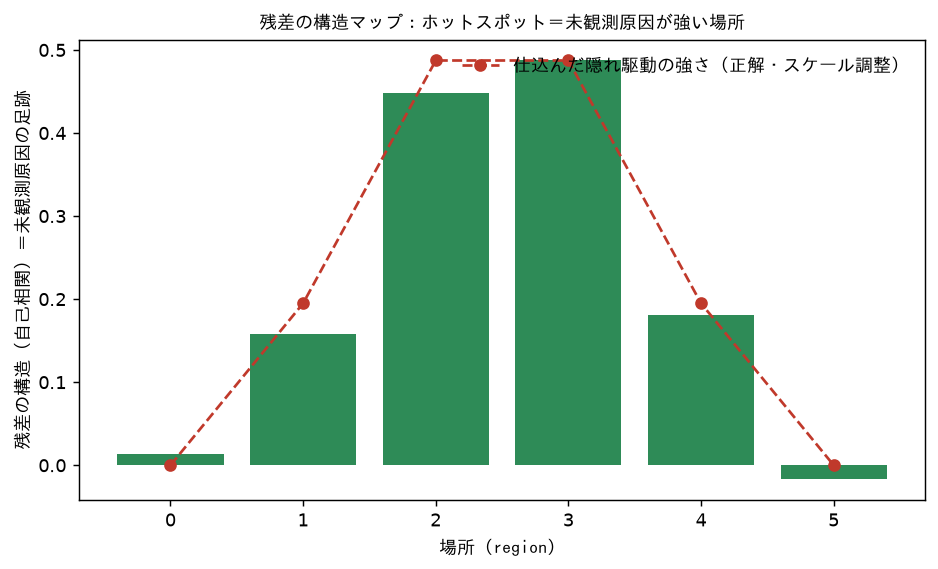

Reproduce this figure in Python.
"""旗7：残差の構造を"場所ごと"に地図化し、未観測原因のホットスポットを特定する。

問2a の手順骨格の次段：
  既知変数で説明 → 残差を場所・季節ごとに地図化 → 偏りのある場所を特定
  → その場所に共通する未観測要因を仮説化 → プロキシで検証。

ここでは複数の"場所(region)"を作り、隠れ駆動 Z の強さを場所ごとに変える（中央にホットスポット）。
既知の X で Y をモデル化した残差の構造（自己相関）を場所ごとに測り、
「どこに未観測原因の足跡が強いか」を地図（バー）で当てられるかを確認する。
"""

from __future__ import annotations

import sys
from pathlib import Path

import numpy as np

sys.path.insert(0, str(Path(__file__).resolve().parent))
from residual_footprint_step5 import _linfit_resid, _autocorr1
from unobserved_common_cause_step4 import mutual_info


def make_region(n, hidden_strength, seed):
    """1 つの場所のデータ。X は観測できる駆動、Z は未観測の隠れ駆動（強さ可変）。"""
    rng = np.random.default_rng(seed)
    z = np.zeros(n); x = np.zeros(n); y = np.zeros(n)
    ez, ex, ey = (rng.normal(0, 1, n) for _ in range(3))
    for t in range(1, n):
        z[t] = 0.7 * z[t - 1] + ez[t]                    # 自己相関のある隠れ駆動
        x[t] = 0.7 * x[t - 1] + ex[t]                    # 観測できる駆動
        y[t] = 0.8 * x[t - 1] + hidden_strength * z[t - 1] + ey[t]
    return x, y, z


def draw_map(strengths, ac_map, path):
    import matplotlib
    matplotlib.use("Agg")
    import matplotlib.pyplot as plt
    import matplotlib.font_manager as fm
    jp_path = "/usr/share/fonts/opentype/ipafont-gothic/ipag.ttf"
    jp = fm.FontProperties(fname=jp_path) if Path(jp_path).exists() else None
    r = np.arange(len(ac_map))
    fig, ax = plt.subplots(figsize=(8.4, 4.6))
    ax.bar(r, ac_map, color="#2e8b57")
    ax.plot(r, strengths * max(ac_map), "o--", color="#c0392b",
            label="仕込んだ隠れ駆動の強さ（正解・スケール調整）")
    ax.set_xlabel("場所（region）", fontproperties=jp)
    ax.set_ylabel("残差の構造（自己相関）＝未観測原因の足跡", fontproperties=jp)
    ax.set_title("残差の構造マップ：ホットスポット＝未観測原因が強い場所",
                 fontproperties=jp)
    ax.legend(prop=jp, frameon=False)
    fig.savefig(path, bbox_inches="tight", dpi=130); plt.close(fig)


if __name__ == "__main__":
    # 中央にホットスポットを仕込む（両端は隠れ駆動なし）
    strengths = np.array([0.0, 0.4, 1.0, 1.0, 0.4, 0.0])
    n = 4000

    print("=== 残差の構造マップ（未観測原因のホットスポット特定）===\n")
    print(f"  {'場所':>4}  {'隠れ駆動(正解)':>12}  {'残差の自己相関':>12}  {'I(残差;Z)':>10}")
    ac_map = []
    for r, h in enumerate(strengths):
        x, y, z = make_region(n, h, seed=r)
        resid = _linfit_resid(y[1:], x[:-1])          # 既知 X で Y をモデル化→残差
        ac = _autocorr1(resid)
        mi = mutual_info(resid[1:], z[1:-1], 8)        # 種明かし：残差 と 隠れ Z
        ac_map.append(ac)
        print(f"  {r:>4}  {h:>12.1f}  {ac:>12.3f}  {mi:>10.4f}")

    ac_map = np.array(ac_map)
    hotspot = int(np.argmax(ac_map))
    true_hot = int(np.argmax(strengths))
    print(f"\n  残差の構造が最大の場所 = {hotspot}（仕込んだ最大 = {true_hot} 付近）")
    print("  判定: " + ("✅ ホットスポットを当てられた（残差マップ＝未観測原因の在り処）"
                        if abs(hotspot - 2.5) <= 1.5 and ac_map[hotspot] > ac_map[0] + 0.05
                        else "⚠ うまく出ない（強さ/ノイズ/N を調整）"))

    out = Path(__file__).resolve().parent / "residual_map_step7.png"
    draw_map(strengths, ac_map, out)
    print(f"  [図] {out}")
    print("\n  → 実データでは region=サイト/グリッド, season=月。残差の構造が偏る場所を特定し、")
    print("     そこに共通する未観測要因を生態学の知識で仮説化→プロキシ（衛星等）で検証（問2a）。")
